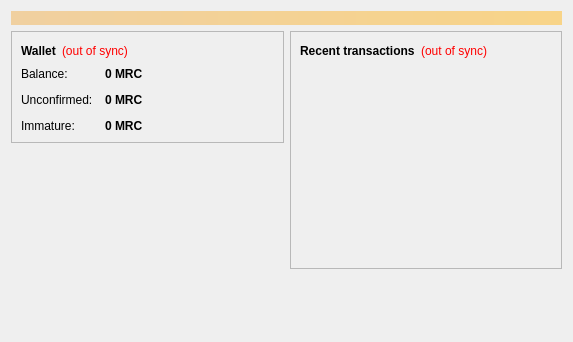
<?xml version="1.0" encoding="UTF-8"?>
<ui version="4.0">
 <class>OverviewPage</class>
 <widget class="QWidget" name="OverviewPage">
  <property name="geometry">
   <rect>
    <x>0</x>
    <y>0</y>
    <width>573</width>
    <height>342</height>
   </rect>
  </property>
  <property name="windowTitle">
   <string>Form</string>
  </property>
  <layout class="QVBoxLayout" name="topLayout">
   <item>
    <widget class="QLabel" name="labelAlerts">
     <property name="visible">
      <bool>false</bool>
     </property>
     <property name="styleSheet">
      <string notr="true">background-color: qlineargradient(x1: 0, y1: 0, x2: 1, y2: 0, stop:0 #F0D0A0, stop:1 #F8D488); color:#000000;</string>
     </property>
     <property name="wordWrap">
      <bool>true</bool>
     </property>
     <property name="margin">
      <number>3</number>
     </property>
    </widget>
   </item>
   <item>
    <layout class="QHBoxLayout" name="horizontalLayout" stretch="1,1">
     <item>
      <layout class="QVBoxLayout" name="verticalLayout_2">
       <item>
        <widget class="QFrame" name="frame">
         <property name="frameShape">
          <enum>QFrame::StyledPanel</enum>
         </property>
         <property name="frameShadow">
          <enum>QFrame::Raised</enum>
         </property>
         <layout class="QVBoxLayout" name="verticalLayout_4">
          <item>
           <layout class="QHBoxLayout" name="horizontalLayout_4">
            <item>
             <widget class="QLabel" name="label_5">
              <property name="font">
               <font>
                <weight>75</weight>
                <bold>true</bold>
               </font>
              </property>
              <property name="text">
               <string>Wallet</string>
              </property>
             </widget>
            </item>
            <item>
             <widget class="QLabel" name="labelWalletStatus">
              <property name="toolTip">
               <string>The displayed information may be out of date. Your wallet automatically synchronizes with the Merecoin network after a connection is established, but this process has not completed yet.</string>
              </property>
              <property name="styleSheet">
               <string notr="true">QLabel { color: red; }</string>
              </property>
              <property name="text">
               <string notr="true">(out of sync)</string>
              </property>
              <property name="alignment">
               <set>Qt::AlignLeading|Qt::AlignLeft|Qt::AlignVCenter</set>
              </property>
             </widget>
            </item>
            <item>
             <spacer name="horizontalSpacer_2">
              <property name="orientation">
               <enum>Qt::Horizontal</enum>
              </property>
              <property name="sizeHint" stdset="0">
               <size>
                <width>40</width>
                <height>20</height>
               </size>
              </property>
             </spacer>
            </item>
           </layout>
          </item>
          <item>
           <layout class="QFormLayout" name="formLayout_2">
            <property name="fieldGrowthPolicy">
             <enum>QFormLayout::AllNonFixedFieldsGrow</enum>
            </property>
            <property name="horizontalSpacing">
             <number>12</number>
            </property>
            <property name="verticalSpacing">
             <number>12</number>
            </property>
            <item row="0" column="0">
             <widget class="QLabel" name="label">
              <property name="text">
               <string>Balance:</string>
              </property>
             </widget>
            </item>
            <item row="0" column="1">
             <widget class="QLabel" name="labelBalance">
              <property name="font">
               <font>
                <weight>75</weight>
                <bold>true</bold>
               </font>
              </property>
              <property name="cursor">
               <cursorShape>IBeamCursor</cursorShape>
              </property>
              <property name="toolTip">
               <string>Your current balance</string>
              </property>
              <property name="text">
               <string notr="true">0 MRC</string>
              </property>
              <property name="textInteractionFlags">
               <set>Qt::LinksAccessibleByMouse|Qt::TextSelectableByKeyboard|Qt::TextSelectableByMouse</set>
              </property>
             </widget>
            </item>
            <item row="1" column="0">
             <widget class="QLabel" name="label_3">
              <property name="text">
               <string>Unconfirmed:</string>
              </property>
             </widget>
            </item>
            <item row="1" column="1">
             <widget class="QLabel" name="labelUnconfirmed">
              <property name="font">
               <font>
                <weight>75</weight>
                <bold>true</bold>
               </font>
              </property>
              <property name="cursor">
               <cursorShape>IBeamCursor</cursorShape>
              </property>
              <property name="toolTip">
               <string>Total of transactions that have yet to be confirmed, and do not yet count toward the current balance</string>
              </property>
              <property name="text">
               <string notr="true">0 MRC</string>
              </property>
              <property name="textInteractionFlags">
               <set>Qt::LinksAccessibleByMouse|Qt::TextSelectableByKeyboard|Qt::TextSelectableByMouse</set>
              </property>
             </widget>
            </item>
            <item row="2" column="0">
             <widget class="QLabel" name="labelImmatureText">
              <property name="text">
               <string>Immature:</string>
              </property>
             </widget>
            </item>
            <item row="2" column="1">
             <widget class="QLabel" name="labelImmature">
              <property name="font">
               <font>
                <weight>75</weight>
                <bold>true</bold>
               </font>
              </property>
              <property name="toolTip">
               <string>Mined balance that has not yet matured</string>
              </property>
              <property name="text">
               <string notr="true">0 MRC</string>
              </property>
              <property name="textInteractionFlags">
               <set>Qt::LinksAccessibleByMouse|Qt::TextSelectableByKeyboard|Qt::TextSelectableByMouse</set>
              </property>
             </widget>
            </item>
           </layout>
          </item>
         </layout>
        </widget>
       </item>
       <item>
        <spacer name="verticalSpacer">
         <property name="orientation">
          <enum>Qt::Vertical</enum>
         </property>
         <property name="sizeHint" stdset="0">
          <size>
           <width>20</width>
           <height>40</height>
          </size>
         </property>
        </spacer>
       </item>
      </layout>
     </item>
     <item>
      <layout class="QVBoxLayout" name="verticalLayout_3">
       <item>
        <widget class="QFrame" name="frame_2">
         <property name="frameShape">
          <enum>QFrame::StyledPanel</enum>
         </property>
         <property name="frameShadow">
          <enum>QFrame::Raised</enum>
         </property>
         <layout class="QVBoxLayout" name="verticalLayout">
          <item>
           <layout class="QHBoxLayout" name="horizontalLayout_2">
            <item>
             <widget class="QLabel" name="label_4">
              <property name="text">
               <string>&lt;b&gt;Recent transactions&lt;/b&gt;</string>
              </property>
             </widget>
            </item>
            <item>
             <widget class="QLabel" name="labelTransactionsStatus">
              <property name="toolTip">
               <string>The displayed information may be out of date. Your wallet automatically synchronizes with the Merecoin network after a connection is established, but this process has not completed yet.</string>
              </property>
              <property name="styleSheet">
               <string notr="true">QLabel { color: red; }</string>
              </property>
              <property name="text">
               <string notr="true">(out of sync)</string>
              </property>
              <property name="alignment">
               <set>Qt::AlignRight|Qt::AlignTrailing|Qt::AlignVCenter</set>
              </property>
             </widget>
            </item>
            <item>
             <spacer name="horizontalSpacer">
              <property name="orientation">
               <enum>Qt::Horizontal</enum>
              </property>
              <property name="sizeHint" stdset="0">
               <size>
                <width>40</width>
                <height>20</height>
               </size>
              </property>
             </spacer>
            </item>
           </layout>
          </item>
          <item>
           <widget class="QListView" name="listTransactions">
            <property name="styleSheet">
             <string notr="true">QListView { background: transparent; }</string>
            </property>
            <property name="frameShape">
             <enum>QFrame::NoFrame</enum>
            </property>
            <property name="verticalScrollBarPolicy">
             <enum>Qt::ScrollBarAlwaysOff</enum>
            </property>
            <property name="horizontalScrollBarPolicy">
             <enum>Qt::ScrollBarAlwaysOff</enum>
            </property>
            <property name="selectionMode">
             <enum>QAbstractItemView::NoSelection</enum>
            </property>
           </widget>
          </item>
         </layout>
        </widget>
       </item>
       <item>
        <spacer name="verticalSpacer_2">
         <property name="orientation">
          <enum>Qt::Vertical</enum>
         </property>
         <property name="sizeHint" stdset="0">
          <size>
           <width>20</width>
           <height>40</height>
          </size>
         </property>
        </spacer>
       </item>
      </layout>
     </item>
    </layout>
   </item>
  </layout>
 </widget>
 <resources/>
 <connections/>
</ui>
